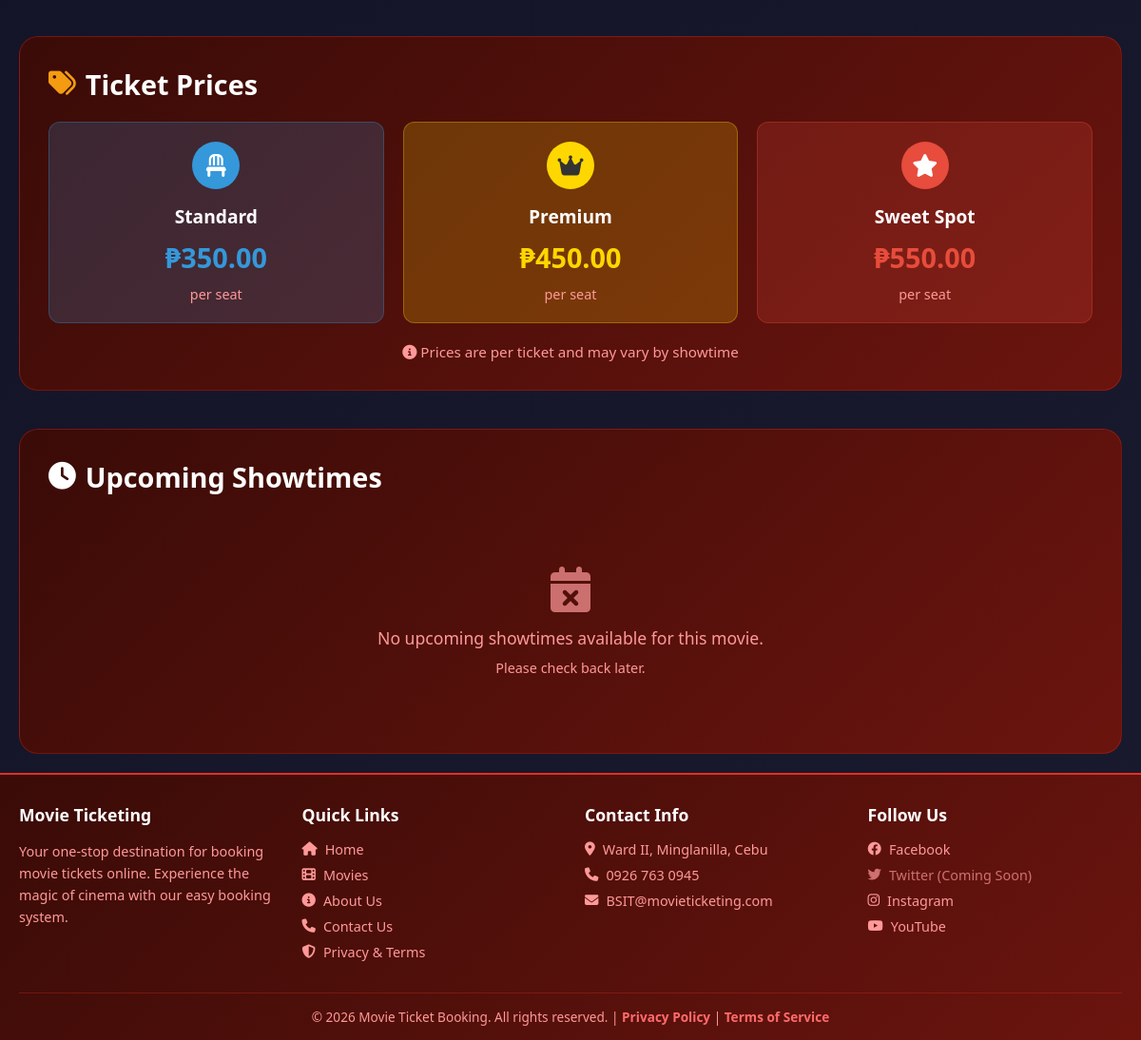
The page /index.php?page=customer/movie-details&id=1 (lower part) on the database as committed earlier.
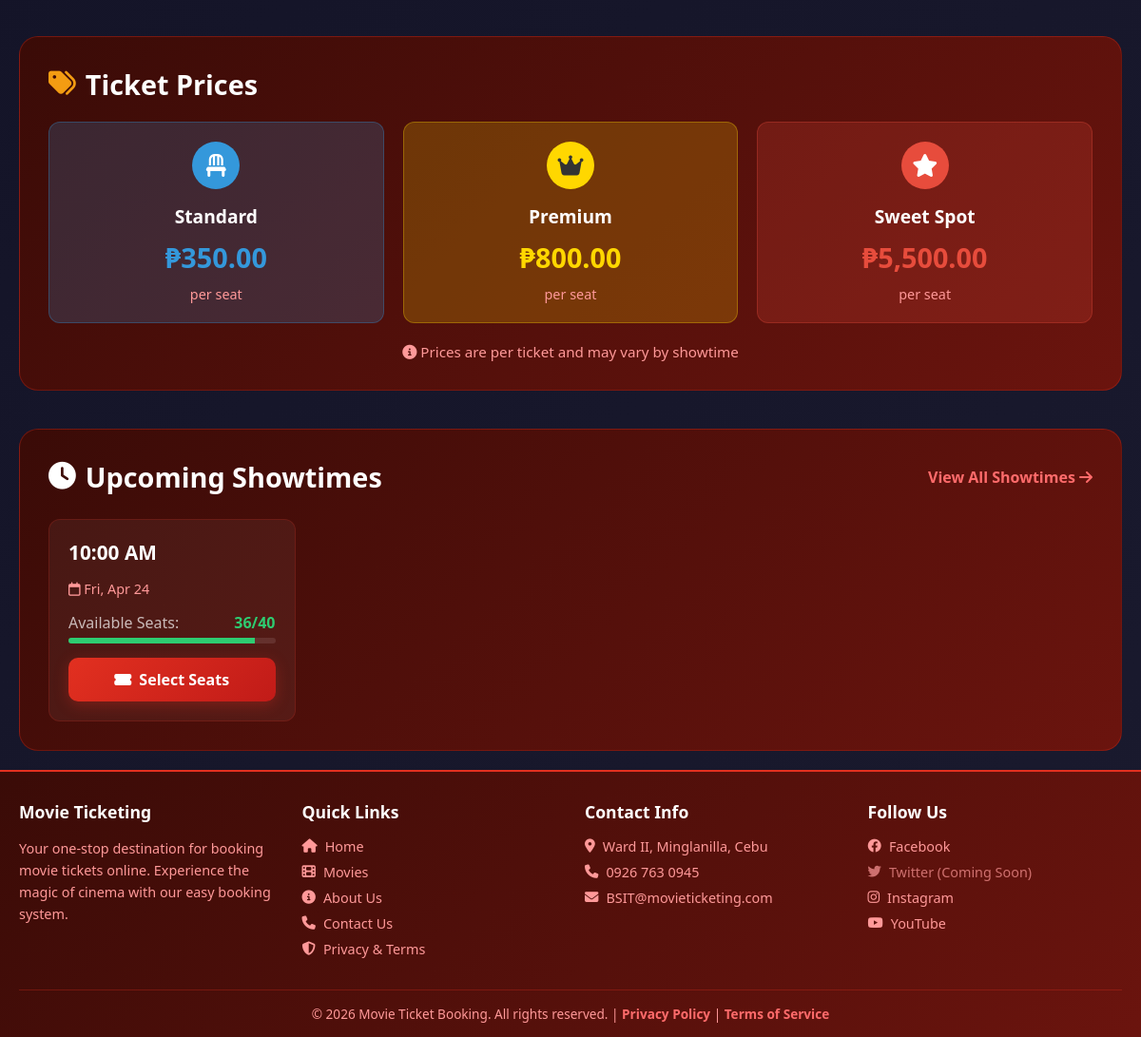
The same page on the database as committed later.
### tables this page shows
CREATE TABLE `movies` (
  `id` int(11) NOT NULL,
  `title` varchar(255) NOT NULL,
  `director` varchar(255) DEFAULT NULL,
  `genre` varchar(100) DEFAULT NULL,
  `duration` varchar(20) DEFAULT NULL,
  `rating` varchar(10) DEFAULT NULL,
  `description` text DEFAULT NULL,
  `poster_url` varchar(500) DEFAULT NULL,
  `trailer_url` varchar(500) DEFAULT NULL,
  `venue_name` varchar(255) DEFAULT NULL,
  `venue_location` varchar(500) DEFAULT NULL,
  `google_maps_link` varchar(500) DEFAULT NULL,
  `standard_price` decimal(10,2) DEFAULT 350.00,
  `premium_price` decimal(10,2) DEFAULT 450.00,
  `sweet_spot_price` decimal(10,2) DEFAULT 550.00,
  `is_active` tinyint(1) DEFAULT 1,
  `added_by` int(11) DEFAULT NULL,
  `updated_by` int(11) DEFAULT NULL,
  `created_at` timestamp NOT NULL DEFAULT current_timestamp(),
  `last_updated` timestamp NULL DEFAULT NULL ON UPDATE current_timestamp()
);

CREATE TABLE `movie_schedules` (
  `id` int(11) NOT NULL,
  `movie_id` int(11) NOT NULL,
  `movie_title` varchar(255) NOT NULL,
  `show_date` date NOT NULL,
  `showtime` time NOT NULL,
  `total_seats` int(11) DEFAULT 40,
  `available_seats` int(11) DEFAULT 40,
  `is_active` tinyint(1) DEFAULT 1,
  `created_at` timestamp NOT NULL DEFAULT current_timestamp()
);

### pages/customer/movie-details.php (the view, shortened to what the rows shown need)
<?php
$root_dir = dirname(dirname(__DIR__));
$conn = get_db_connection();
$movie_id = isset($_GET['id']) ? intval($_GET['id']) : 0;
$stmt = $conn->prepare("
    SELECT m.*,
           a.u_name as added_by_name,
           u.u_name as updated_by_name
    FROM movies m
    LEFT JOIN users a ON m.added_by = a.u_id
    LEFT JOIN users u ON m.updated_by = u.u_id
    WHERE m.id = ? AND m.is_active = 1
");
$stmt->bind_param("i", $movie_id);
$stmt->execute();
$result = $stmt->get_result();
$movie = $result->fetch_assoc();
$schedules_stmt = $conn->prepare("
    SELECT * FROM movie_schedules
    WHERE movie_id = ?
    AND is_active = 1
    AND show_date >= CURDATE()
    AND available_seats > 0
    ORDER BY show_date, showtime
    LIMIT 5
");
$schedules_stmt->bind_param("i", $movie_id);
$schedules_stmt->execute();
$schedules_result = $schedules_stmt->get_result();
$schedules = [];
while ($row = $schedules_result->fetch_assoc()) {
    $schedules[] = $row;
}
require_once $root_dir . '/partials/header.php';
?>
<div class="movie-details-container" style="max-width: 1200px; margin: 0 auto; padding: 20px;">
    <?php if (isset($movie['standard_price']) || isset($movie['premium_price']) || isset($movie['sweet_spot_price'])): ?>
    <div style="background: linear-gradient(135deg, var(--bg-card) 0%, var(--bg-card-light) 100%); border-radius: 20px; padding: 30px; border: 1px solid rgba(226, 48, 32, 0.3); margin-bottom: 40px;">
        <h2 style="color: white; font-size: 1.8rem; margin-bottom: 20px; font-weight: 700; display: flex; align-items: center; gap: 10px;">
            <i class="fas fa-tags" style="color: #f39c12;"></i> Ticket Prices
        </h2>
        <div style="display: grid; grid-template-columns: repeat(auto-fit, minmax(200px, 1fr)); gap: 20px;">
            <div style="background: rgba(52, 152, 219, 0.2); padding: 20px; border-radius: 12px; text-align: center; border: 1px solid rgba(52, 152, 219, 0.3);">
                <div style="width: 50px; height: 50px; background: #3498db; border-radius: 50%; display: flex; align-items: center; justify-content: center; margin: 0 auto 15px;">
                    <i class="fas fa-chair" style="color: white; font-size: 1.5rem;"></i>
                </div>
                <h3 style="color: white; font-size: 1.2rem; margin-bottom: 10px; font-weight: 700;">Standard</h3>
                <div style="color: #3498db; font-size: 1.8rem; font-weight: 800;">₱<?php echo number_format($movie['standard_price'] ?? 350, 2); ?></div>
                <div style="color: var(--pale-red); font-size: 0.9rem; margin-top: 10px;">per seat</div>
            </div>
            <div style="background: rgba(255, 215, 0, 0.2); padding: 20px; border-radius: 12px; text-align: center; border: 1px solid rgba(255, 215, 0, 0.3);">
                <div style="width: 50px; height: 50px; background: #FFD700; border-radius: 50%; display: flex; align-items: center; justify-content: center; margin: 0 auto 15px;">
                    <i class="fas fa-crown" style="color: #333; font-size: 1.5rem;"></i>
                </div>
                <h3 style="color: white; font-size: 1.2rem; margin-bottom: 10px; font-weight: 700;">Premium</h3>
                <div style="color: #FFD700; font-size: 1.8rem; font-weight: 800;">₱<?php echo number_format($movie['premium_price'] ?? 450, 2); ?></div>
                <div style="color: var(--pale-red); font-size: 0.9rem; margin-top: 10px;">per seat</div>
            </div>
            <div style="background: rgba(231, 76, 60, 0.2); padding: 20px; border-radius: 12px; text-align: center; border: 1px solid rgba(231, 76, 60, 0.3);">
                <div style="width: 50px; height: 50px; background: #e74c3c; border-radius: 50%; display: flex; align-items: center; justify-content: center; margin: 0 auto 15px;">
                    <i class="fas fa-star" style="color: white; font-size: 1.5rem;"></i>
                </div>
                <h3 style="color: white; font-size: 1.2rem; margin-bottom: 10px; font-weight: 700;">Sweet Spot</h3>
                <div style="color: #e74c3c; font-size: 1.8rem; font-weight: 800;">₱<?php echo number_format($movie['sweet_spot_price'] ?? 550, 2); ?></div>
                <div style="color: var(--pale-red); font-size: 0.9rem; margin-top: 10px;">per seat</div>
            </div>
        </div>
        <div style="text-align: center; margin-top: 20px; color: var(--pale-red); font-size: 0.95rem;">
            <i class="fas fa-info-circle"></i> Prices are per ticket and may vary by showtime
        </div>
    </div>
    <?php endif; ?>
    <div style="background: linear-gradient(135deg, var(--bg-card) 0%, var(--bg-card-light) 100%); border-radius: 20px; padding: 30px; border: 1px solid rgba(226, 48, 32, 0.3);">
        <div style="display: flex; justify-content: space-between; align-items: center; margin-bottom: 25px;">
            <h2 style="color: white; font-size: 1.8rem; font-weight: 700; display: flex; align-items: center; gap: 10px;">
                <i class="fas fa-clock"></i> Upcoming Showtimes
            </h2>
        </div>
        <?php if (empty($schedules)): ?>
            <div style="text-align: center; padding: 50px; color: var(--pale-red);">
                <i class="fas fa-calendar-times fa-3x" style="margin-bottom: 15px; opacity: 0.7;"></i>
                <p style="font-size: 1.1rem;">No upcoming showtimes available for this movie.</p>
                <p style="font-size: 0.9rem; margin-top: 10px;">Please check back later.</p>
            </div>
        <?php else: ?>
            <div style="display: grid; grid-template-columns: repeat(auto-fill, minmax(250px, 1fr)); gap: 20px;">
                <?php foreach ($schedules as $schedule):
                    $show_date = date('D, M d', strtotime($schedule['show_date']));
                    $show_time = date('h:i A', strtotime($schedule['showtime']));
                ?>
                <div style="background: rgba(255,255,255,0.05); border-radius: 12px; padding: 20px; border: 1px solid rgba(226, 48, 32, 0.2); transition: all 0.3s ease;">
                    <div style="display: flex; justify-content: space-between; align-items: center; margin-bottom: 15px;">
                        <span style="font-size: 1.3rem; color: white; font-weight: 700;"><?php echo $show_time; ?></span>
                    </div>
                    <div style="color: var(--pale-red); font-size: 0.9rem; margin-bottom: 15px;">
                        <i class="far fa-calendar"></i> <?php echo $show_date; ?>
                    </div>
                    <div style="margin-bottom: 15px;">
                        <div style="display: flex; justify-content: space-between; margin-bottom: 5px;">
                            <span style="color: rgba(255,255,255,0.7);">Available Seats:</span>
                            <span style="color: <?php echo $schedule['available_seats'] < 10 ? '#ff6b6b' : '#2ecc71'; ?>; font-weight: 700;">
                                <?php echo $schedule['available_seats']; ?>/<?php echo $schedule['total_seats']; ?>
                            </span>
                        </div>
                        <div style="background: rgba(255,255,255,0.1); height: 6px; border-radius: 3px; overflow: hidden;">
                            <div style="background: <?php echo ($schedule['available_seats'] / $schedule['total_seats']) > 0.5 ? '#2ecc71' : (($schedule['available_seats'] / $schedule['total_seats']) > 0.2 ? '#f39c12' : '#e74c3c'); ?>;
                                 height: 100%; width: <?php echo ($schedule['available_seats'] / $schedule['total_seats']) * 100; ?>%;"></div>
                        </div>
                    </div>
                    <a href="<?php echo SITE_URL; ?>index.php?page=customer/booking&movie=<?php echo $movie['id']; ?>&schedule=<?php echo $schedule['id']; ?>"
                       class="btn btn-primary" style="width: 100%; padding: 12px; justify-content: center;">
                        <i class="fas fa-ticket-alt"></i> Select Seats
                    </a>
                </div>
                <?php endforeach; ?>
            </div>
        <?php endif; ?>
    </div>
</div>
<?php require_once $root_dir . '/partials/footer.php'; ?>

Rows that differ between the two databases and show on the page:
changed movies: premium_price "450.00" → "800.00"; sweet_spot_price "550.00" → "5,500.00"
added movie_schedules: showtime "10:00 AM", show_date "Fri, Apr 24", available_seats "36", total_seats "40", $movie['id'] 1 (drawn)
Other text that changed with them:
text no longer shown: "No upcoming showtimes available for this movie. Please check back later."
text now shown: "View All Showtimes"
